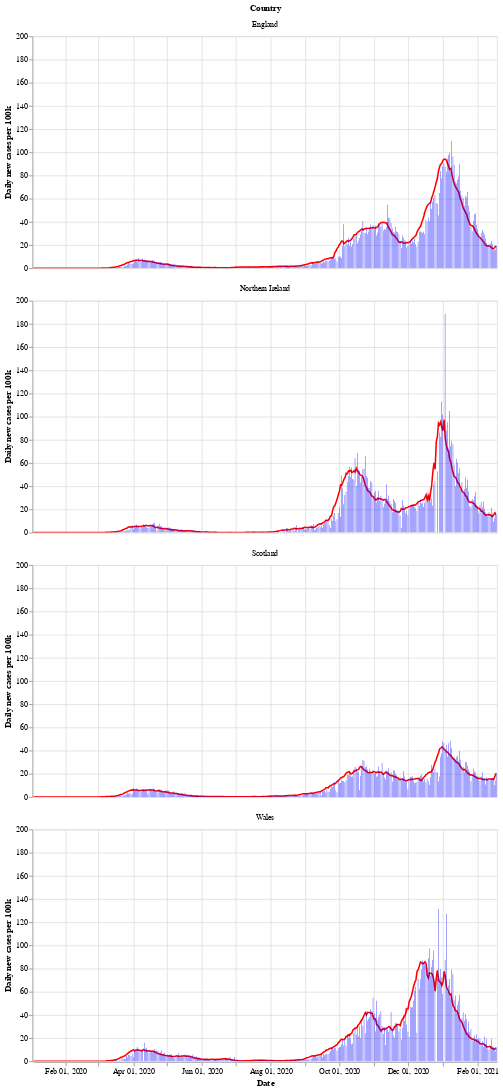

The cell this chart's notebook holds for it:
### Markdown cell above
Next is a bar chart of the number of new cases in each country (per 100k population), with the 7 day moving average of cases. Again we see that Wales saw a longer period of raising and falling cases compared to the other countries.

After a period of cases falling, each nation is now seeing a rise in the number of cases - especially in Wales.

### Code cell
# collapse
bars = alt.Chart(uk_cases).mark_bar().encode(
    x=alt.X("yearmonthdate(date):T", axis=alt.Axis(title='Date')),
    y=alt.Y("newCasesRate:Q", axis=alt.Axis(title='Daily new cases per 100k')),
    tooltip='newCasesRate',
    color=alt.condition(
        alt.datum.dailyChange > 0,
        alt.value("orange"),  # The positive color
        alt.value("blue")  # The negative color
    )
).properties(title='New cases per 100k population with rolling 7 day average', width=600).interactive()
line = alt.Chart(uk_cases).mark_line(
    color='red',
    size=2,
).transform_window(
    rolling_mean='mean(newCasesRate)',
    frame=[0, 7],
    groupby=['areaName']
).encode(
    x='yearmonthdate(date):T',
    y='rolling_mean:Q'
)
alt.layer(line, bars, data=uk_cases).facet(alt.Row('areaName', title='Country'), columns=1)

### Figure 1 — Vega-Lite specification as saved in the notebook (floating-point values rounded to 4 significant figures; data arrays with more than 128 entries replaced by an {"elided": "..."} marker saying what was removed)
{"config": {"view": {"continuousWidth": 400, "continuousHeight": 300}}, "data": {"name": "data-5bf4924e3464dc806993fc066ab27831"}, "facet": {"type": "nominal", "field": "areaName", "title": "Country"}, "spec": {"layer": [{"mark": {"type": "line", "color": "red", "size": 2}, "encoding": {"x": {"type": "temporal", "field": "date", "timeUnit": "yearmonthdate"}, "y": {"type": "quantitative", "field": "rolling_mean"}}, "transform": [{"window": [{"op": "mean", "field": "newCasesRate", "as": "rolling_mean"}], "frame": [0, 7], "groupby": ["areaName"]}]}, {"mark": "bar", "encoding": {"color": {"condition": {"value": "orange", "test": "(datum.dailyChange > 0)"}, "value": "blue"}, "tooltip": {"type": "quantitative", "field": "newCasesRate"}, "x": {"type": "temporal", "axis": {"title": "Date"}, "field": "date", "timeUnit": "yearmonthdate"}, "y": {"type": "quantitative", "axis": {"title": "Daily new cases per 100k"}, "field": "newCasesRate"}}, "selection": {"selector002": {"type": "interval", "bind": "scales", "encodings": ["x", "y"]}}, "title": "New cases per 100k population with rolling 7 day average", "width": 600}]}, "columns": 1, "$schema": "https://vega.github.io/schema/vega-lite/v4.8.1.json", "datasets": {"data-5bf4924e3464dc806993fc066ab27831": {"elided": "1648 records"}}}
